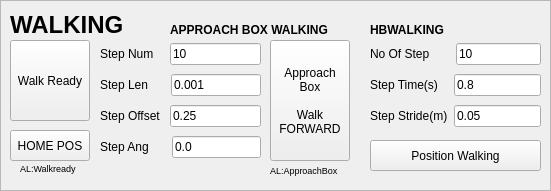
  <widget class="QFrame" name="Walking">
   <property name="geometry">
    <rect>
     <x>10</x>
     <y>10</y>
     <width>551</width>
     <height>191</height>
    </rect>
   </property>
   <property name="frameShape">
    <enum>QFrame::StyledPanel</enum>
   </property>
   <property name="frameShadow">
    <enum>QFrame::Raised</enum>
   </property>
   <widget class="QPushButton" name="PB_WKRD">
    <property name="geometry">
     <rect>
      <x>10</x>
      <y>40</y>
      <width>80</width>
      <height>81</height>
     </rect>
    </property>
    <property name="text">
     <string>Walk Ready</string>
    </property>
   </widget>
   <widget class="QLabel" name="label">
    <property name="geometry">
     <rect>
      <x>10</x>
      <y>10</y>
      <width>131</width>
      <height>31</height>
     </rect>
    </property>
    <property name="font">
     <font>
      <pointsize>18</pointsize>
     </font>
    </property>
    <property name="text">
     <string>&lt;html&gt;&lt;head/&gt;&lt;body&gt;&lt;p&gt;&lt;span style=&quot; font-weight:600;&quot;&gt;WALKING&lt;/span&gt;&lt;/p&gt;&lt;/body&gt;&lt;/html&gt;</string>
    </property>
   </widget>
   <widget class="QWidget" name="verticalLayoutWidget">
    <property name="geometry">
     <rect>
      <x>100</x>
      <y>40</y>
      <width>161</width>
      <height>121</height>
     </rect>
    </property>
    <layout class="QVBoxLayout" name="verticalLayout">
     <item>
      <layout class="QHBoxLayout" name="horizontalLayout_4">
       <item>
        <widget class="QLabel" name="label_2">
         <property name="text">
          <string>Step Num   </string>
         </property>
        </widget>
       </item>
       <item>
        <widget class="QLineEdit" name="LE_STEP_NUM">
         <property name="text">
          <string>10</string>
         </property>
        </widget>
       </item>
      </layout>
     </item>
     <item>
      <layout class="QHBoxLayout" name="horizontalLayout_6">
       <item>
        <widget class="QLabel" name="label_3">
         <property name="text">
          <string>Step Len     </string>
         </property>
        </widget>
       </item>
       <item>
        <widget class="QLineEdit" name="LE_STEP_LENGTH">
         <property name="text">
          <string>0.001</string>
         </property>
        </widget>
       </item>
      </layout>
     </item>
     <item>
      <layout class="QHBoxLayout" name="horizontalLayout_5">
       <item>
        <widget class="QLabel" name="label_4">
         <property name="text">
          <string>Step Offset </string>
         </property>
        </widget>
       </item>
       <item>
        <widget class="QLineEdit" name="LE_STEP_OFFSET">
         <property name="text">
          <string>0.25</string>
         </property>
        </widget>
       </item>
      </layout>
     </item>
     <item>
      <layout class="QHBoxLayout" name="horizontalLayout_7">
       <item>
        <widget class="QLabel" name="label_5">
         <property name="text">
          <string>Step Ang     </string>
         </property>
        </widget>
       </item>
       <item>
        <widget class="QLineEdit" name="LE_STEP_ANGLE">
         <property name="text">
          <string>0.0</string>
         </property>
        </widget>
       </item>
      </layout>
     </item>
    </layout>
   </widget>
   <widget class="QPushButton" name="PB_Forward">
    <property name="geometry">
     <rect>
      <x>270</x>
      <y>40</y>
      <width>80</width>
      <height>121</height>
     </rect>
    </property>
    <property name="text">
     <string>Approach
Box

Walk
FORWARD</string>
    </property>
   </widget>
   <widget class="QLabel" name="label_10">
    <property name="geometry">
     <rect>
      <x>20</x>
      <y>160</y>
      <width>71</width>
      <height>16</height>
     </rect>
    </property>
    <property name="font">
     <font>
      <pointsize>7</pointsize>
     </font>
    </property>
    <property name="text">
     <string>AL:Walkready</string>
    </property>
   </widget>
   <widget class="QLabel" name="label_11">
    <property name="geometry">
     <rect>
      <x>270</x>
      <y>160</y>
      <width>81</width>
      <height>20</height>
     </rect>
    </property>
    <property name="font">
     <font>
      <pointsize>7</pointsize>
     </font>
    </property>
    <property name="text">
     <string>AL:ApproachBox</string>
    </property>
   </widget>
   <widget class="QLabel" name="label_6">
    <property name="geometry">
     <rect>
      <x>170</x>
      <y>20</y>
      <width>181</width>
      <height>20</height>
     </rect>
    </property>
    <property name="text">
     <string>&lt;html&gt;&lt;head/&gt;&lt;body&gt;&lt;p&gt;&lt;span style=&quot; font-weight:600;&quot;&gt;APPROACH BOX WALKING&lt;/span&gt;&lt;/p&gt;&lt;/body&gt;&lt;/html&gt;</string>
    </property>
   </widget>
   <widget class="QLabel" name="label_9">
    <property name="geometry">
     <rect>
      <x>370</x>
      <y>20</y>
      <width>101</width>
      <height>20</height>
     </rect>
    </property>
    <property name="text">
     <string>&lt;html&gt;&lt;head/&gt;&lt;body&gt;&lt;p&gt;&lt;span style=&quot; font-weight:600;&quot;&gt;HBWALKING&lt;/span&gt;&lt;/p&gt;&lt;/body&gt;&lt;/html&gt;</string>
    </property>
   </widget>
   <widget class="QWidget" name="verticalLayoutWidget_7">
    <property name="geometry">
     <rect>
      <x>370</x>
      <y>40</y>
      <width>171</width>
      <height>91</height>
     </rect>
    </property>
    <layout class="QVBoxLayout" name="verticalLayout_7">
     <item>
      <layout class="QHBoxLayout" name="horizontalLayout_8">
       <item>
        <widget class="QLabel" name="label_14">
         <property name="text">
          <string>No Of Step      </string>
         </property>
        </widget>
       </item>
       <item>
        <widget class="QLineEdit" name="LE_NO_OF_STEP">
         <property name="text">
          <string>10</string>
         </property>
        </widget>
       </item>
      </layout>
     </item>
     <item>
      <layout class="QHBoxLayout" name="horizontalLayout_9">
       <item>
        <widget class="QLabel" name="label_15">
         <property name="text">
          <string>Step Time(s)   </string>
         </property>
        </widget>
       </item>
       <item>
        <widget class="QLineEdit" name="LE_STEP_TIME">
         <property name="text">
          <string>0.8</string>
         </property>
        </widget>
       </item>
      </layout>
     </item>
     <item>
      <layout class="QHBoxLayout" name="horizontalLayout_3">
       <item>
        <widget class="QLabel" name="label_16">
         <property name="text">
          <string>Step Stride(m)</string>
         </property>
        </widget>
       </item>
       <item>
        <widget class="QLineEdit" name="LE_STEP_STRIDE">
         <property name="text">
          <string>0.05</string>
         </property>
        </widget>
       </item>
      </layout>
     </item>
    </layout>
   </widget>
   <widget class="QPushButton" name="PB_PositionWalking">
    <property name="geometry">
     <rect>
      <x>370</x>
      <y>140</y>
      <width>171</width>
      <height>31</height>
     </rect>
    </property>
    <property name="text">
     <string>Position Walking</string>
    </property>
   </widget>
   <widget class="QPushButton" name="PB_HomePos">
    <property name="geometry">
     <rect>
      <x>10</x>
      <y>130</y>
      <width>80</width>
      <height>31</height>
     </rect>
    </property>
    <property name="text">
     <string>HOME POS</string>
    </property>
   </widget>
  </widget>
